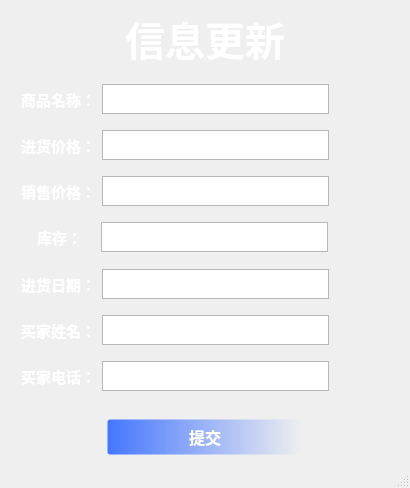
<?xml version="1.0" encoding="UTF-8"?>
<ui version="4.0">
 <class>update_goods</class>
 <widget class="QMainWindow" name="update_goods">
  <property name="geometry">
   <rect>
    <x>0</x>
    <y>0</y>
    <width>410</width>
    <height>488</height>
   </rect>
  </property>
  <property name="windowTitle">
   <string>MainWindow</string>
  </property>
  <property name="styleSheet">
   <string notr="true">QMainWindow{
	border-image: url(:/new/prefix1/login.jpg);
}</string>
  </property>
  <widget class="QWidget" name="centralwidget">
   <layout class="QVBoxLayout" name="verticalLayout">
    <item>
     <layout class="QHBoxLayout" name="horizontalLayout">
      <item>
       <widget class="QLabel" name="label">
        <property name="font">
         <font>
          <family>Microsoft YaHei UI</family>
          <pointsize>30</pointsize>
          <weight>75</weight>
          <bold>true</bold>
         </font>
        </property>
        <property name="styleSheet">
         <string notr="true">color: rgb(255, 255, 255);</string>
        </property>
        <property name="text">
         <string>信息更新</string>
        </property>
        <property name="alignment">
         <set>Qt::AlignCenter</set>
        </property>
       </widget>
      </item>
     </layout>
    </item>
    <item>
     <spacer name="verticalSpacer">
      <property name="orientation">
       <enum>Qt::Vertical</enum>
      </property>
      <property name="sizeHint" stdset="0">
       <size>
        <width>20</width>
        <height>40</height>
       </size>
      </property>
     </spacer>
    </item>
    <item>
     <layout class="QHBoxLayout" name="horizontalLayout_2">
      <item>
       <spacer name="horizontalSpacer">
        <property name="orientation">
         <enum>Qt::Horizontal</enum>
        </property>
        <property name="sizeHint" stdset="0">
         <size>
          <width>40</width>
          <height>20</height>
         </size>
        </property>
       </spacer>
      </item>
      <item>
       <widget class="QLabel" name="label_2">
        <property name="font">
         <font>
          <family>Microsoft YaHei UI</family>
          <pointsize>11</pointsize>
          <weight>75</weight>
          <bold>true</bold>
         </font>
        </property>
        <property name="styleSheet">
         <string notr="true">color: rgb(255, 255, 255);</string>
        </property>
        <property name="text">
         <string>商品名称：</string>
        </property>
       </widget>
      </item>
      <item>
       <widget class="QTextEdit" name="name">
        <property name="maximumSize">
         <size>
          <width>16777215</width>
          <height>30</height>
         </size>
        </property>
       </widget>
      </item>
      <item>
       <spacer name="horizontalSpacer_2">
        <property name="orientation">
         <enum>Qt::Horizontal</enum>
        </property>
        <property name="sizeHint" stdset="0">
         <size>
          <width>100</width>
          <height>20</height>
         </size>
        </property>
       </spacer>
      </item>
     </layout>
    </item>
    <item>
     <spacer name="verticalSpacer_3">
      <property name="orientation">
       <enum>Qt::Vertical</enum>
      </property>
      <property name="sizeHint" stdset="0">
       <size>
        <width>20</width>
        <height>40</height>
       </size>
      </property>
     </spacer>
    </item>
    <item>
     <layout class="QHBoxLayout" name="horizontalLayout_3">
      <item>
       <spacer name="horizontalSpacer_3">
        <property name="orientation">
         <enum>Qt::Horizontal</enum>
        </property>
        <property name="sizeHint" stdset="0">
         <size>
          <width>40</width>
          <height>20</height>
         </size>
        </property>
       </spacer>
      </item>
      <item>
       <widget class="QLabel" name="label_3">
        <property name="font">
         <font>
          <family>Microsoft YaHei UI</family>
          <pointsize>11</pointsize>
          <weight>75</weight>
          <bold>true</bold>
         </font>
        </property>
        <property name="styleSheet">
         <string notr="true">color: rgb(255, 255, 255);</string>
        </property>
        <property name="text">
         <string>进货价格：</string>
        </property>
       </widget>
      </item>
      <item>
       <widget class="QTextEdit" name="purchase_price">
        <property name="maximumSize">
         <size>
          <width>16777215</width>
          <height>30</height>
         </size>
        </property>
       </widget>
      </item>
      <item>
       <spacer name="horizontalSpacer_4">
        <property name="orientation">
         <enum>Qt::Horizontal</enum>
        </property>
        <property name="sizeHint" stdset="0">
         <size>
          <width>100</width>
          <height>20</height>
         </size>
        </property>
       </spacer>
      </item>
     </layout>
    </item>
    <item>
     <spacer name="verticalSpacer_4">
      <property name="orientation">
       <enum>Qt::Vertical</enum>
      </property>
      <property name="sizeHint" stdset="0">
       <size>
        <width>20</width>
        <height>40</height>
       </size>
      </property>
     </spacer>
    </item>
    <item>
     <layout class="QHBoxLayout" name="horizontalLayout_4">
      <item>
       <spacer name="horizontalSpacer_5">
        <property name="orientation">
         <enum>Qt::Horizontal</enum>
        </property>
        <property name="sizeHint" stdset="0">
         <size>
          <width>40</width>
          <height>20</height>
         </size>
        </property>
       </spacer>
      </item>
      <item>
       <widget class="QLabel" name="label_4">
        <property name="font">
         <font>
          <family>Microsoft YaHei UI</family>
          <pointsize>11</pointsize>
          <weight>75</weight>
          <bold>true</bold>
         </font>
        </property>
        <property name="styleSheet">
         <string notr="true">color: rgb(255, 255, 255);</string>
        </property>
        <property name="text">
         <string>销售价格：</string>
        </property>
       </widget>
      </item>
      <item>
       <widget class="QTextEdit" name="sale_price">
        <property name="maximumSize">
         <size>
          <width>16777215</width>
          <height>30</height>
         </size>
        </property>
       </widget>
      </item>
      <item>
       <spacer name="horizontalSpacer_10">
        <property name="orientation">
         <enum>Qt::Horizontal</enum>
        </property>
        <property name="sizeHint" stdset="0">
         <size>
          <width>100</width>
          <height>20</height>
         </size>
        </property>
       </spacer>
      </item>
     </layout>
    </item>
    <item>
     <spacer name="verticalSpacer_5">
      <property name="orientation">
       <enum>Qt::Vertical</enum>
      </property>
      <property name="sizeHint" stdset="0">
       <size>
        <width>20</width>
        <height>40</height>
       </size>
      </property>
     </spacer>
    </item>
    <item>
     <layout class="QHBoxLayout" name="horizontalLayout_5">
      <item>
       <spacer name="horizontalSpacer_6">
        <property name="orientation">
         <enum>Qt::Horizontal</enum>
        </property>
        <property name="sizeHint" stdset="0">
         <size>
          <width>40</width>
          <height>20</height>
         </size>
        </property>
       </spacer>
      </item>
      <item>
       <widget class="QLabel" name="label_5">
        <property name="font">
         <font>
          <family>Microsoft YaHei UI</family>
          <pointsize>11</pointsize>
          <weight>75</weight>
          <bold>true</bold>
         </font>
        </property>
        <property name="styleSheet">
         <string notr="true">color: rgb(255, 255, 255);</string>
        </property>
        <property name="text">
         <string> 库存：   </string>
        </property>
       </widget>
      </item>
      <item>
       <widget class="QTextEdit" name="stock">
        <property name="maximumSize">
         <size>
          <width>244</width>
          <height>30</height>
         </size>
        </property>
       </widget>
      </item>
      <item>
       <spacer name="horizontalSpacer_11">
        <property name="orientation">
         <enum>Qt::Horizontal</enum>
        </property>
        <property name="sizeHint" stdset="0">
         <size>
          <width>89</width>
          <height>0</height>
         </size>
        </property>
       </spacer>
      </item>
     </layout>
    </item>
    <item>
     <spacer name="verticalSpacer_6">
      <property name="orientation">
       <enum>Qt::Vertical</enum>
      </property>
      <property name="sizeHint" stdset="0">
       <size>
        <width>20</width>
        <height>40</height>
       </size>
      </property>
     </spacer>
    </item>
    <item>
     <layout class="QHBoxLayout" name="horizontalLayout_6">
      <item>
       <spacer name="horizontalSpacer_7">
        <property name="orientation">
         <enum>Qt::Horizontal</enum>
        </property>
        <property name="sizeHint" stdset="0">
         <size>
          <width>40</width>
          <height>20</height>
         </size>
        </property>
       </spacer>
      </item>
      <item>
       <widget class="QLabel" name="label_6">
        <property name="font">
         <font>
          <family>Microsoft YaHei UI</family>
          <pointsize>11</pointsize>
          <weight>75</weight>
          <bold>true</bold>
         </font>
        </property>
        <property name="styleSheet">
         <string notr="true">color: rgb(255, 255, 255);</string>
        </property>
        <property name="text">
         <string>进货日期：</string>
        </property>
       </widget>
      </item>
      <item>
       <widget class="QTextEdit" name="purchase_date">
        <property name="maximumSize">
         <size>
          <width>16777215</width>
          <height>30</height>
         </size>
        </property>
       </widget>
      </item>
      <item>
       <spacer name="horizontalSpacer_12">
        <property name="orientation">
         <enum>Qt::Horizontal</enum>
        </property>
        <property name="sizeHint" stdset="0">
         <size>
          <width>100</width>
          <height>20</height>
         </size>
        </property>
       </spacer>
      </item>
     </layout>
    </item>
    <item>
     <spacer name="verticalSpacer_7">
      <property name="orientation">
       <enum>Qt::Vertical</enum>
      </property>
      <property name="sizeHint" stdset="0">
       <size>
        <width>20</width>
        <height>40</height>
       </size>
      </property>
     </spacer>
    </item>
    <item>
     <layout class="QHBoxLayout" name="horizontalLayout_7">
      <item>
       <spacer name="horizontalSpacer_8">
        <property name="orientation">
         <enum>Qt::Horizontal</enum>
        </property>
        <property name="sizeHint" stdset="0">
         <size>
          <width>40</width>
          <height>20</height>
         </size>
        </property>
       </spacer>
      </item>
      <item>
       <widget class="QLabel" name="label_7">
        <property name="font">
         <font>
          <family>Microsoft YaHei UI</family>
          <pointsize>11</pointsize>
          <weight>75</weight>
          <bold>true</bold>
         </font>
        </property>
        <property name="styleSheet">
         <string notr="true">color: rgb(255, 255, 255);</string>
        </property>
        <property name="text">
         <string>买家姓名：</string>
        </property>
       </widget>
      </item>
      <item>
       <widget class="QTextEdit" name="purchaser">
        <property name="maximumSize">
         <size>
          <width>16777215</width>
          <height>30</height>
         </size>
        </property>
       </widget>
      </item>
      <item>
       <spacer name="horizontalSpacer_13">
        <property name="orientation">
         <enum>Qt::Horizontal</enum>
        </property>
        <property name="sizeHint" stdset="0">
         <size>
          <width>100</width>
          <height>20</height>
         </size>
        </property>
       </spacer>
      </item>
     </layout>
    </item>
    <item>
     <spacer name="verticalSpacer_8">
      <property name="orientation">
       <enum>Qt::Vertical</enum>
      </property>
      <property name="sizeHint" stdset="0">
       <size>
        <width>20</width>
        <height>40</height>
       </size>
      </property>
     </spacer>
    </item>
    <item>
     <layout class="QHBoxLayout" name="horizontalLayout_8">
      <item>
       <spacer name="horizontalSpacer_9">
        <property name="orientation">
         <enum>Qt::Horizontal</enum>
        </property>
        <property name="sizeHint" stdset="0">
         <size>
          <width>40</width>
          <height>20</height>
         </size>
        </property>
       </spacer>
      </item>
      <item>
       <widget class="QLabel" name="label_8">
        <property name="font">
         <font>
          <family>Microsoft YaHei UI</family>
          <pointsize>11</pointsize>
          <weight>75</weight>
          <bold>true</bold>
         </font>
        </property>
        <property name="styleSheet">
         <string notr="true">color: rgb(255, 255, 255);</string>
        </property>
        <property name="text">
         <string>买家电话：</string>
        </property>
       </widget>
      </item>
      <item>
       <widget class="QTextEdit" name="phone">
        <property name="maximumSize">
         <size>
          <width>16777215</width>
          <height>30</height>
         </size>
        </property>
       </widget>
      </item>
      <item>
       <spacer name="horizontalSpacer_14">
        <property name="orientation">
         <enum>Qt::Horizontal</enum>
        </property>
        <property name="sizeHint" stdset="0">
         <size>
          <width>100</width>
          <height>20</height>
         </size>
        </property>
       </spacer>
      </item>
     </layout>
    </item>
    <item>
     <spacer name="verticalSpacer_9">
      <property name="orientation">
       <enum>Qt::Vertical</enum>
      </property>
      <property name="sizeHint" stdset="0">
       <size>
        <width>20</width>
        <height>40</height>
       </size>
      </property>
     </spacer>
    </item>
    <item>
     <spacer name="verticalSpacer_2">
      <property name="orientation">
       <enum>Qt::Vertical</enum>
      </property>
      <property name="sizeHint" stdset="0">
       <size>
        <width>20</width>
        <height>40</height>
       </size>
      </property>
     </spacer>
    </item>
    <item alignment="Qt::AlignHCenter">
     <widget class="QPushButton" name="pushButton">
      <property name="minimumSize">
       <size>
        <width>200</width>
        <height>40</height>
       </size>
      </property>
      <property name="font">
       <font>
        <pointsize>12</pointsize>
        <weight>75</weight>
        <bold>true</bold>
       </font>
      </property>
      <property name="styleSheet">
       <string notr="true">QPushButton{
	
	
	
	
	background-color: qlineargradient(spread:pad, x1:0, y1:0, x2:1, y2:0, stop:0 rgba(69, 119, 255, 255), stop:1 rgba(255, 255, 255,0));
border:5px solid #00000000;
border-radius: 5px;   
	
	color: rgb(255, 255, 255);
}
QPushButton:hover{
background-color: qlineargradient(spread:pad, x1:0, y1:0, x2:1, y2:0, stop:0 rgba(169, 82, 255, 255), stop:1 rgba(255, 255, 255,0));

}
QPushButton:pressed{
background-color: qlineargradient(spread:pad, x1:0, y1:0, x2:1, y2:0, stop:0 rgba(
137, 16, 197, 255), stop:1 rgba(255, 255, 255,0));
}</string>
      </property>
      <property name="text">
       <string>提交</string>
      </property>
     </widget>
    </item>
   </layout>
  </widget>
  <widget class="QMenuBar" name="menubar">
   <property name="geometry">
    <rect>
     <x>0</x>
     <y>0</y>
     <width>410</width>
     <height>23</height>
    </rect>
   </property>
  </widget>
  <widget class="QStatusBar" name="statusbar"/>
 </widget>
 <resources/>
 <connections/>
</ui>
